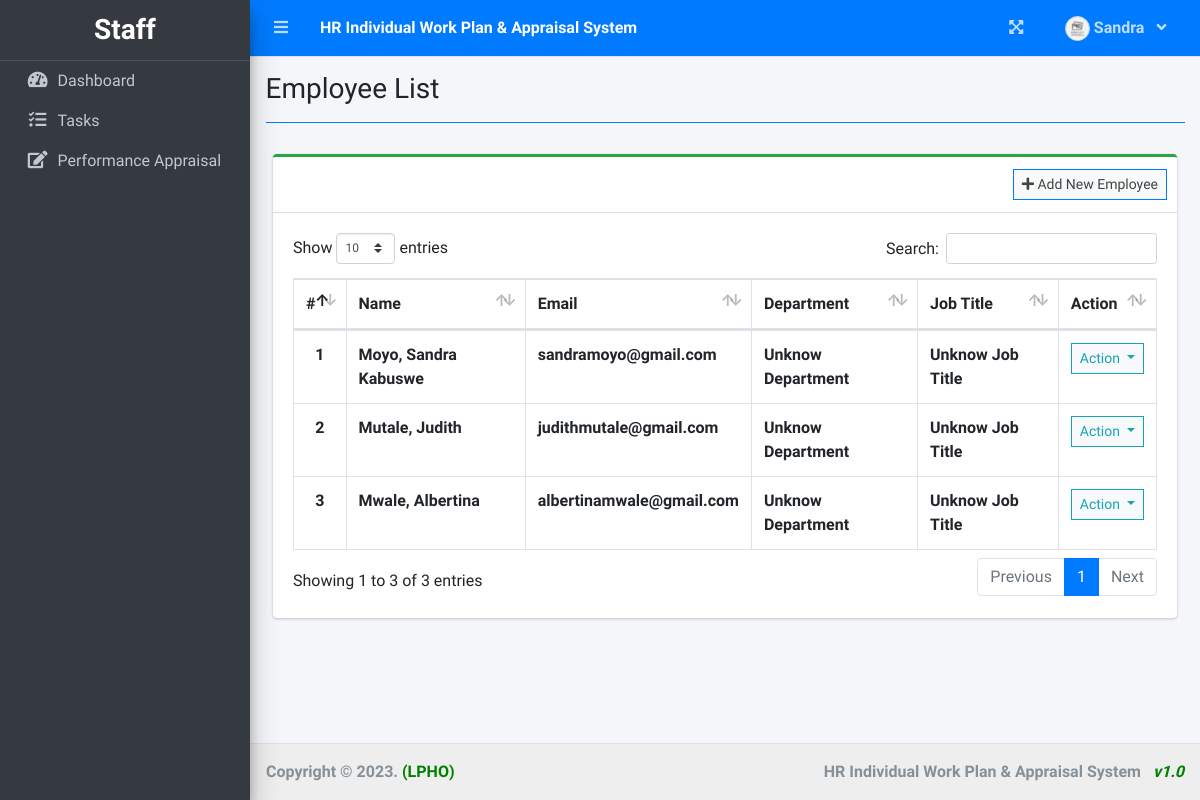
The app's page /index.php?page=employee_list (signed in), older data.
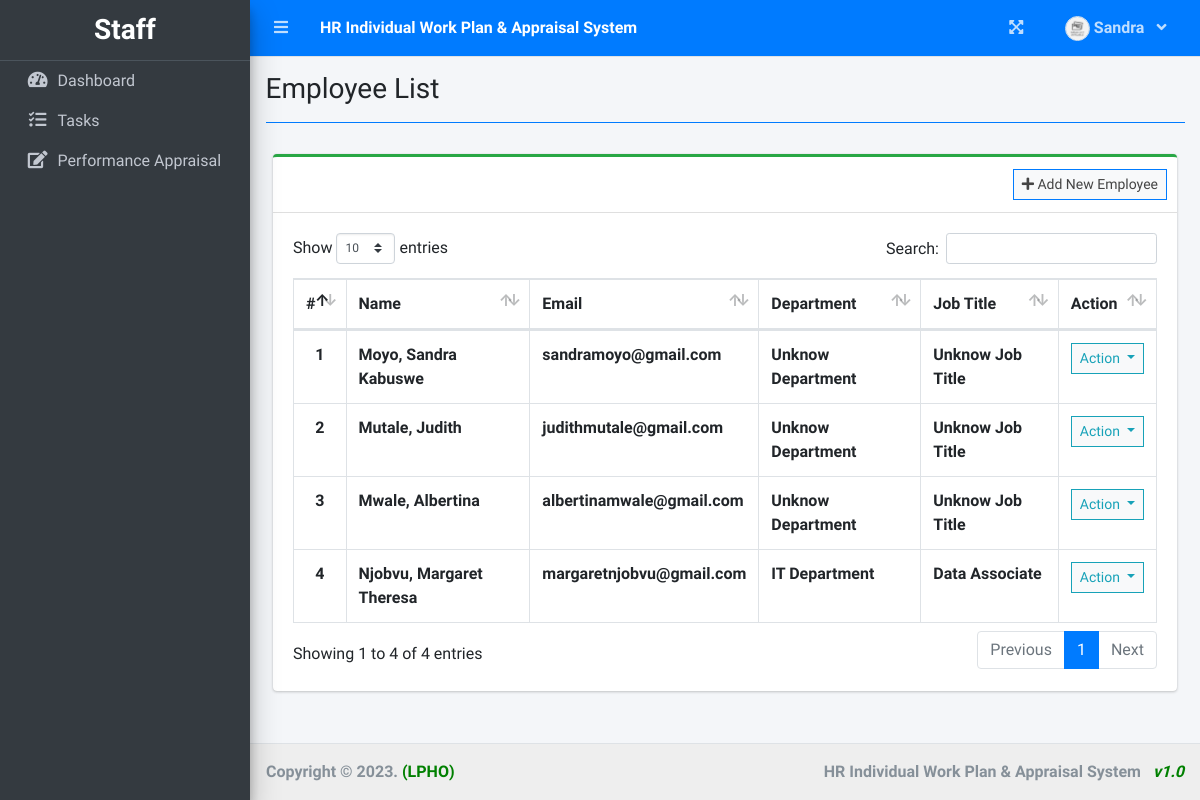
The same page, newer data.
### tables this page shows
CREATE TABLE `employee_list` (
  `id` int(30) NOT NULL,
  `employee_id` varchar(50) NOT NULL,
  `firstname` varchar(200) NOT NULL,
  `middlename` varchar(200) NOT NULL,
  `lastname` varchar(200) NOT NULL,
  `email` varchar(200) NOT NULL,
  `password` text NOT NULL,
  `sex` varchar(25) NOT NULL,
  `dob` date DEFAULT NULL,
  `station` varchar(50) NOT NULL,
  `sup_lv_id` int(10) NOT NULL,
  `department_id` int(30) NOT NULL,
  `j_title_id` int(30) NOT NULL,
  `supervisor_id` int(30) NOT NULL,
  `ministry` varchar(50) NOT NULL,
  `section` varchar(50) NOT NULL,
  `avatar` text DEFAULT NULL,
  `date_created` datetime NOT NULL DEFAULT current_timestamp()
);

### employee_list.php (the view, shortened to what this page needs)
<?php include 'db_connect.php' ?>
<div class="col-lg-12">
	<div class="card card-outline card-success">
		<div class="card-header">
			<div class="card-tools">
				<a class="btn btn-block btn-sm btn-default btn-flat border-primary" href="./index.php?page=new_employee"><i class="fa fa-plus"></i> Add New Employee</a>
			</div>
		</div>
		<div class="card-body">
			<table class="table tabe-hover table-bordered" id="list">
				<thead>
					<tr>
						<th class="text-center">#</th>
						<th>Name</th>
						<th>Email</th>
						<th>Department</th>
						<th>Job Title</th>
						<th>Action</th>
					</tr>
				</thead>
				<tbody>
					<?php
					$i = 1;
					$j_title = $conn->query("SELECT * FROM job_description ");
					$design_arr[0] = "Unset";
					while ($row = $j_title->fetch_assoc()) {
						$design_arr[$row['id']] = $row['j_title'];
					}
					$departments = $conn->query("SELECT * FROM department_list ");
					$dept_arr[0] = "Unset";
					while ($row = $departments->fetch_assoc()) {
						$dept_arr[$row['id']] = $row['department'];
					}
					$qry = $conn->query("SELECT *,concat(lastname,', ',firstname,' ',middlename) as name FROM employee_list order by concat(lastname,', ',firstname,' ',middlename) asc");
					while ($row = $qry->fetch_assoc()) :
					?>
						<tr>
							<th class="text-center"><?php echo $i++ ?></th>
							<td><b><?php echo ucwords($row['name']) ?></b></td>
							<td><b><?php echo $row['email'] ?></b></td>
							<td><b><?php echo isset($dept_arr[$row['department_id']]) ? $dept_arr[$row['department_id']] : 'Unknow Department' ?></b></td>
							<td><b><?php echo isset($design_arr[$row['j_title_id']]) ? $design_arr[$row['j_title_id']] : 'Unknow Job Title' ?></b></td>
							<td class="text-center">
								<button type="button" class="btn btn-default btn-sm btn-flat border-info wave-effect text-info dropdown-toggle" data-toggle="dropdown" aria-expanded="true">
									Action
								</button>
							</td>
						</tr>
					<?php endwhile; ?>
				</tbody>
			</table>
		</div>
	</div>
</div>

### index.php (shortened to what this page needs)
<!DOCTYPE html>
<html lang="en">
<?php
include 'header.php'
?>
<body class="hold-transition sidebar-mini layout-fixed layout-navbar-fixed layout-footer-fixed">
  <div class="wrapper">
    <?php include 'topbar.php' ?>
    <?php include 'sidebar.php' ?>
    <div class="content-wrapper">
      <div class="content-header">
        <div class="container-fluid">
          <div class="row mb-2">
            <div class="col-sm-6">
              <h3 class="m-0"><?php echo $title ?></h3>
            </div>
          </div>
          <hr class="border-primary">
        </div>
      </div>
      <section class="content">
        <div class="container-fluid">
          <?php
          $page = isset($_GET['page']) ? $_GET['page'] : 'home';
          if (!file_exists($page . ".php")) {
            include '404.html';
          } else {
            include $page . '.php';
          }
          ?>
        </div>
      </section>
    </div>
    <footer class="main-footer" style="background-color: #eee">
      <strong>Copyright © <?php echo date('Y') ?>.
      </strong>
      <b style="color: green">(LPHO)</b>
      <div class="float-right d-none d-sm-inline-block">
        <b><?php echo $_SESSION['system']['name'] ?> &nbsp; <i style="color: green">v1.0</i></b>
      </div>
    </footer>
  </div>
</body>
</html>

### header.php (shortened to what this page needs)
<head>
  <?php
  $title = isset($_GET['page']) ? ucwords(str_replace("_", ' ', $_GET['page'])) : "Home";
  ?>
  <link rel="stylesheet" href="assets/plugins/fontawesome-free/css/all.min.css">
  <link rel="stylesheet" href="assets/plugins/overlayScrollbars/css/OverlayScrollbars.min.css">
  <link rel="stylesheet" href="assets/plugins/datatables-bs4/css/dataTables.bootstrap4.min.css">
  <link rel="stylesheet" href="assets/plugins/datatables-responsive/css/responsive.bootstrap4.min.css">
  <link rel="stylesheet" href="assets/plugins/datatables-buttons/css/buttons.bootstrap4.min.css">
  <link rel="stylesheet" href="assets/plugins/select2/css/select2.min.css">
  <link rel="stylesheet" href="assets/plugins/select2-bootstrap4-theme/select2-bootstrap4.min.css">
  <link rel="stylesheet" href="assets/plugins/sweetalert2-theme-bootstrap-4/bootstrap-4.min.css">
  <link rel="stylesheet" href="assets/plugins/toastr/toastr.min.css">
  <link rel="stylesheet" href="assets/plugins/dropzone/min/dropzone.min.css">
  <link rel="stylesheet" href="assets/dist/css/jquery.datetimepicker.min.css">
  <link rel="stylesheet" href="assets/plugins/icheck-bootstrap/icheck-bootstrap.min.css">
  <link rel="stylesheet" href="assets/plugins/bootstrap4-toggle/css/bootstrap4-toggle.min.css">
  <link rel="stylesheet" href="assets/dist/css/adminlte.min.css">
  <link rel="stylesheet" href="assets/dist/css/styles.css">
  <link rel="stylesheet" href="assets/plugins/summernote/summernote-bs4.min.css">
</head>

### topbar.php (shortened to what this page needs)
<nav class="main-header navbar navbar-expand navbar-primary navbar-dark ">
  <ul class="navbar-nav">
    <?php if(isset($_SESSION['login_id'])): ?>
    <li class="nav-item">
      <a class="nav-link" data-widget="pushmenu" href="" role="button"><i class="fas fa-bars"></i></a>
    </li>
  <?php endif; ?>
    <li>
      <a class="nav-link text-white"  href="./" role="button"> <large><b><?php echo $_SESSION['system']['name'] ?></b></large></a>
    </li>
  </ul>
  <ul class="navbar-nav ml-auto">
    <li class="nav-item">
      <a class="nav-link" data-widget="fullscreen" href="#" role="button">
        <i class="fas fa-expand-arrows-alt"></i>
      </a>
    </li>
   <li class="nav-item dropdown">
          <a class="nav-link"  data-toggle="dropdown" aria-expanded="true" href="javascript:void(0)">
            <span>
              <div class="d-felx badge-pill">
                <span class=""><img src="assets/uploads/<?php echo $_SESSION['login_avatar'] ?>" alt="" class="user-img border "></span>
                <span><b><?php echo ucwords($_SESSION['login_firstname']) ?></b></span>
                <span class="fa fa-angle-down ml-2"></span>
              </div>
            </span>
          </a>
    </li>
  </ul>
</nav>

### sidebar.php (shortened to what this page needs)
<aside class="main-sidebar sidebar-dark-primary elevation-4">
  <div class="dropdown">
    <a href="./" class="brand-link">
      <?php if ($_SESSION['login_type'] == 2) : ?>
        <h5 class="short-form" style="text-align: center"><?php echo $_SESSION['system']['short_form'] ?>-Admin</h5>
      <?php elseif ($_SESSION['login_type'] == 1) : ?>
        <h3 class="text-center p-0 m-0"><b>Supervisor</b></h3>
      <?php else : ?>
        <h3 class="text-center p-0 m-0"><b>Staff</b></h3>
      <?php endif; ?>
    </a>
  </div>
  <div class="sidebar pb-4 mb-4">
    <nav class="mt-2">
      <ul class="nav nav-pills nav-sidebar flex-column nav-flat" data-widget="treeview" role="menu" data-accordion="false">
        <li class="nav-item dropdown">
          <a href="./" class="nav-link nav-home">
            <i class="nav-icon fas fa-tachometer-alt"></i>
            <p>
              Dashboard
            </p>
          </a>
        </li>
        <li class="nav-item dropdown">
          <a href="./index.php?page=task_list" class="nav-link nav-task_list">
            <i class="nav-icon fas fa-tasks"></i>
            <p>
              Tasks
            </p>
          </a>
        </li>
        <li class="nav-item dropdown">
          <a href="./index.php?page=annual_performance_appraisal" class="nav-link nav-annual_performance_appraisal">
            <i class="nav-icon fas fa-edit"></i>
            <p>
              Performance Appraisal
            </p>
          </a>
        </li>
      </ul>
    </nav>
  </div>
</aside>

### topbar.php (style rules this page uses)
.user-img { border-radius: 50%; height: 25px; width: 25px; object-fit: cover; }

Row changes from the older to the newer data that the page shows:
added employee_list: name "Njobvu, Margaret Theresa", email "margaretnjobvu@gmail.com", department "IT Department", j_title "Data Associate"
Text that changed along with them:
text written by a page script: "Show entries Search: Showing 1 to 3 of 3 entries Previous 1 Next" → "Show entries Search: Showing 1 to 4 of 4 entries Previous 1 Next"
